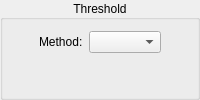
       <widget class="CollapsibleGroupBox" name="thresholdOptions">
        <property name="title">
         <string>Threshold</string>
        </property>
        <property name="alignment">
         <set>Qt::AlignCenter</set>
        </property>
        <property name="flat">
         <bool>false</bool>
        </property>
        <layout class="QVBoxLayout" name="verticalLayout_11">
         <item>
          <layout class="QHBoxLayout" name="horizontalLayout_22">
           <item>
            <spacer name="horizontalSpacer_42">
             <property name="orientation">
              <enum>Qt::Horizontal</enum>
             </property>
             <property name="sizeHint" stdset="0">
              <size>
               <width>1</width>
               <height>1</height>
              </size>
             </property>
            </spacer>
           </item>
           <item>
            <widget class="QLabel" name="thresholMethodLabel">
             <property name="text">
              <string>Method:</string>
             </property>
            </widget>
           </item>
           <item>
            <widget class="QComboBox" name="thresholdMethodBox">
             <property name="toolTip">
              <string>Choose threshold method.</string>
             </property>
            </widget>
           </item>
           <item>
            <spacer name="horizontalSpacer_41">
             <property name="orientation">
              <enum>Qt::Horizontal</enum>
             </property>
             <property name="sizeHint" stdset="0">
              <size>
               <width>1</width>
               <height>1</height>
              </size>
             </property>
            </spacer>
           </item>
          </layout>
         </item>
         <item>
          <widget class="QStackedWidget" name="binarizationOptions">
           <property name="currentIndex">
            <number>1</number>
           </property>
           <widget class="QWidget" name="page"/>
           <widget class="QWidget" name="page_2"/>
          </widget>
         </item>
        </layout>
       </widget>
